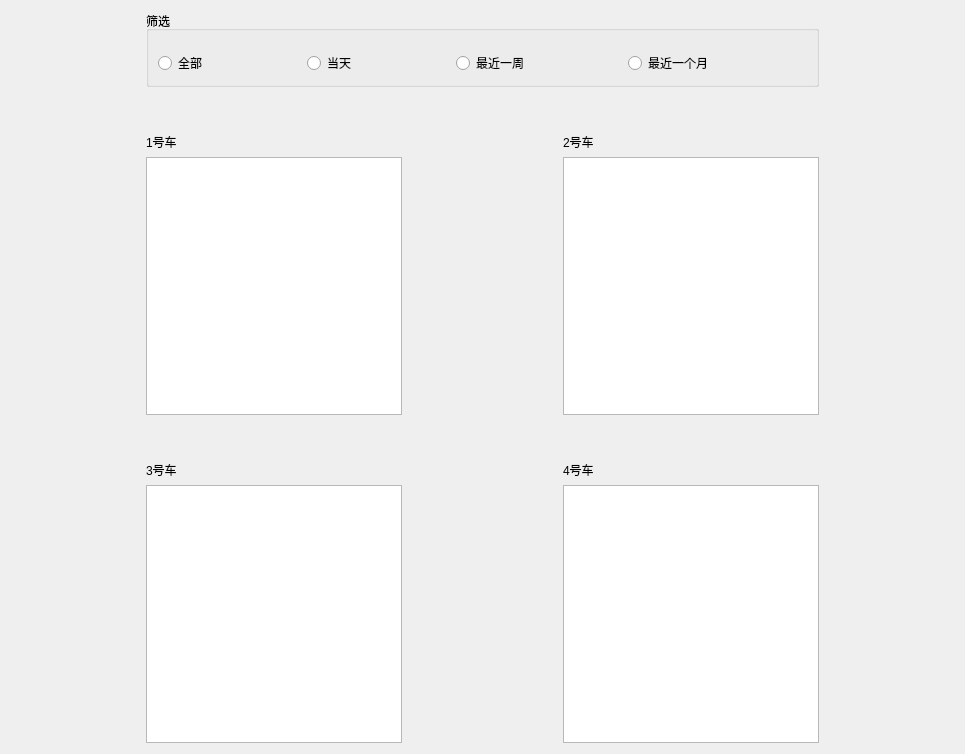
<?xml version="1.0" encoding="UTF-8"?>
<ui version="4.0">
 <class>DataStatisticsPage</class>
 <widget class="QWidget" name="DataStatisticsPage">
  <property name="geometry">
   <rect>
    <x>0</x>
    <y>0</y>
    <width>965</width>
    <height>754</height>
   </rect>
  </property>
  <property name="windowTitle">
   <string>Form</string>
  </property>
  <layout class="QGridLayout" name="gridLayout" columnstretch="1,5,1">
   <item row="0" column="0">
    <spacer name="horizontalSpacer_7">
     <property name="orientation">
      <enum>Qt::Horizontal</enum>
     </property>
     <property name="sizeHint" stdset="0">
      <size>
       <width>130</width>
       <height>20</height>
      </size>
     </property>
    </spacer>
   </item>
   <item row="0" column="1" rowspan="2">
    <layout class="QVBoxLayout" name="verticalLayout_5" stretch="1,1,7,1,7">
     <item>
      <widget class="QGroupBox" name="groupBox">
       <property name="title">
        <string>筛选</string>
       </property>
       <layout class="QHBoxLayout" name="horizontalLayout">
        <property name="topMargin">
         <number>20</number>
        </property>
        <item>
         <widget class="QRadioButton" name="radioButton_all">
          <property name="text">
           <string>全部</string>
          </property>
         </widget>
        </item>
        <item>
         <spacer name="horizontalSpacer">
          <property name="orientation">
           <enum>Qt::Horizontal</enum>
          </property>
          <property name="sizeHint" stdset="0">
           <size>
            <width>68</width>
            <height>20</height>
           </size>
          </property>
         </spacer>
        </item>
        <item>
         <widget class="QRadioButton" name="radioButton_day">
          <property name="text">
           <string>当天</string>
          </property>
         </widget>
        </item>
        <item>
         <spacer name="horizontalSpacer_2">
          <property name="orientation">
           <enum>Qt::Horizontal</enum>
          </property>
          <property name="sizeHint" stdset="0">
           <size>
            <width>69</width>
            <height>20</height>
           </size>
          </property>
         </spacer>
        </item>
        <item>
         <widget class="QRadioButton" name="radioButton_week">
          <property name="text">
           <string>最近一周</string>
          </property>
         </widget>
        </item>
        <item>
         <spacer name="horizontalSpacer_3">
          <property name="orientation">
           <enum>Qt::Horizontal</enum>
          </property>
          <property name="sizeHint" stdset="0">
           <size>
            <width>68</width>
            <height>20</height>
           </size>
          </property>
         </spacer>
        </item>
        <item>
         <widget class="QRadioButton" name="radioButton_month">
          <property name="text">
           <string>最近一个月</string>
          </property>
         </widget>
        </item>
        <item>
         <spacer name="horizontalSpacer_4">
          <property name="orientation">
           <enum>Qt::Horizontal</enum>
          </property>
          <property name="sizeHint" stdset="0">
           <size>
            <width>68</width>
            <height>20</height>
           </size>
          </property>
         </spacer>
        </item>
       </layout>
      </widget>
     </item>
     <item>
      <spacer name="verticalSpacer">
       <property name="orientation">
        <enum>Qt::Vertical</enum>
       </property>
       <property name="sizeHint" stdset="0">
        <size>
         <width>20</width>
         <height>40</height>
        </size>
       </property>
      </spacer>
     </item>
     <item>
      <layout class="QHBoxLayout" name="horizontalLayout_2">
       <item>
        <layout class="QVBoxLayout" name="verticalLayout">
         <item>
          <widget class="QLabel" name="label">
           <property name="text">
            <string>1号车</string>
           </property>
          </widget>
         </item>
         <item>
          <widget class="QTableWidget" name="tableWidget"/>
         </item>
        </layout>
       </item>
       <item>
        <spacer name="horizontalSpacer_5">
         <property name="orientation">
          <enum>Qt::Horizontal</enum>
         </property>
         <property name="sizeHint" stdset="0">
          <size>
           <width>40</width>
           <height>20</height>
          </size>
         </property>
        </spacer>
       </item>
       <item>
        <layout class="QVBoxLayout" name="verticalLayout_2">
         <item>
          <widget class="QLabel" name="label_2">
           <property name="text">
            <string>2号车</string>
           </property>
          </widget>
         </item>
         <item>
          <widget class="QTableWidget" name="tableWidget_2"/>
         </item>
        </layout>
       </item>
      </layout>
     </item>
     <item>
      <spacer name="verticalSpacer_2">
       <property name="orientation">
        <enum>Qt::Vertical</enum>
       </property>
       <property name="sizeHint" stdset="0">
        <size>
         <width>20</width>
         <height>40</height>
        </size>
       </property>
      </spacer>
     </item>
     <item>
      <layout class="QHBoxLayout" name="horizontalLayout_3">
       <item>
        <layout class="QVBoxLayout" name="verticalLayout_4">
         <item>
          <widget class="QLabel" name="label_3">
           <property name="text">
            <string>3号车</string>
           </property>
          </widget>
         </item>
         <item>
          <widget class="QTableWidget" name="tableWidget_3"/>
         </item>
        </layout>
       </item>
       <item>
        <spacer name="horizontalSpacer_6">
         <property name="orientation">
          <enum>Qt::Horizontal</enum>
         </property>
         <property name="sizeHint" stdset="0">
          <size>
           <width>40</width>
           <height>20</height>
          </size>
         </property>
        </spacer>
       </item>
       <item>
        <layout class="QVBoxLayout" name="verticalLayout_3">
         <item>
          <widget class="QLabel" name="label_4">
           <property name="text">
            <string>4号车</string>
           </property>
          </widget>
         </item>
         <item>
          <widget class="QTableWidget" name="tableWidget_4"/>
         </item>
        </layout>
       </item>
      </layout>
     </item>
    </layout>
   </item>
   <item row="1" column="2">
    <spacer name="horizontalSpacer_8">
     <property name="orientation">
      <enum>Qt::Horizontal</enum>
     </property>
     <property name="sizeHint" stdset="0">
      <size>
       <width>174</width>
       <height>20</height>
      </size>
     </property>
    </spacer>
   </item>
  </layout>
 </widget>
 <resources/>
 <connections/>
</ui>
